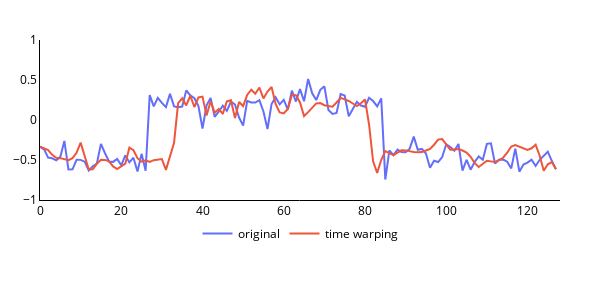

Notebook code cell kept with this figure:
### Markdown cell above
## Time Warping

### Code cell
hlp.plot1d_plotly(x=original[0],x2=time_warp[0], label2='time warping')
